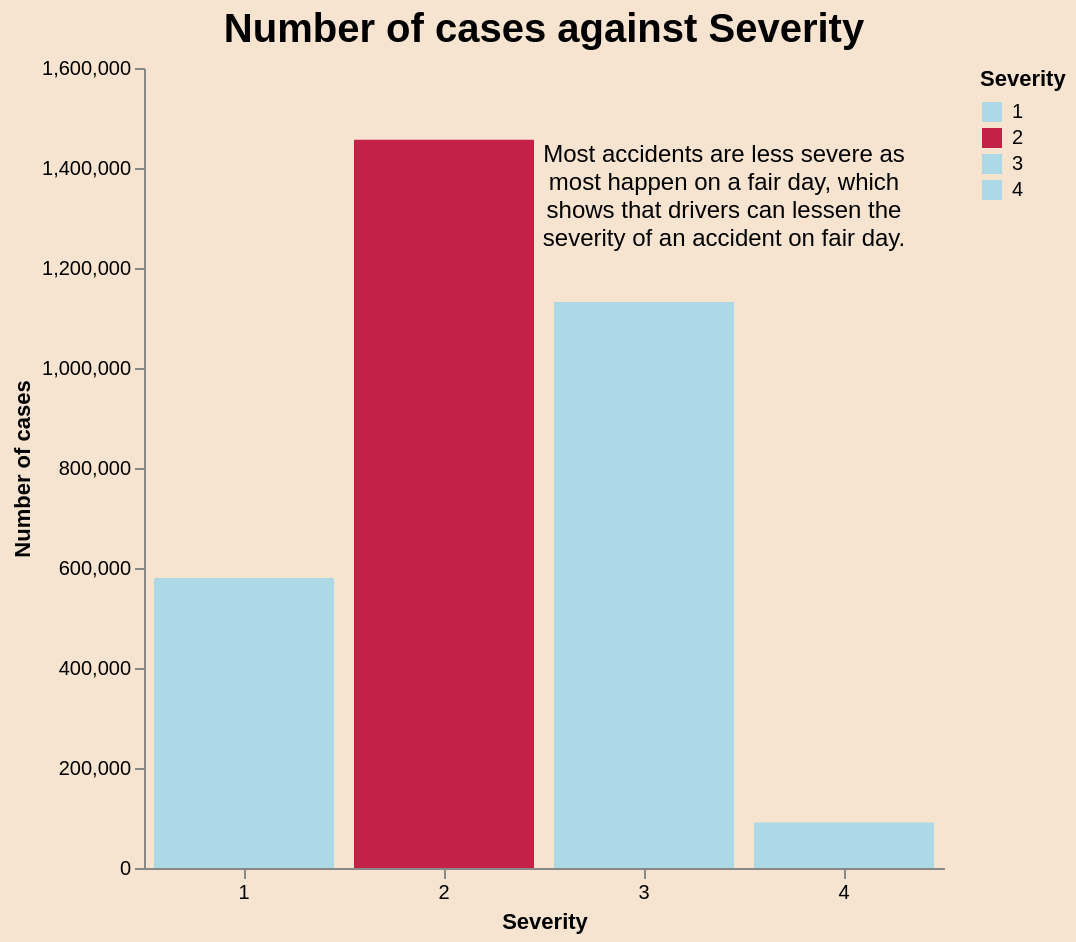

Here is the Vega-Lite specification saved for this chart:
### Vega-Lite specification from a JSON file in a GitHub repository (floating-point values rounded to 4 significant figures)
{"$schema": "https://vega.github.io/schema/vega-lite/v5.json", "title": "Number of cases against Severity", "config": {"title": {"color": "black", "fontSize": 20}, "style": {"cell": {"stroke": "transparent"}}}, "background": "#F6E4D1", "width": 400, "height": 400, "padding": 5, "data": {"values": [{"Severity": "1", "cases": 580232}, {"Severity": "2", "cases": 1456544}, {"Severity": "3", "cases": 1132142}, {"Severity": "4", "cases": 91216}]}, "layer": [{"mark": "bar", "encoding": {"x": {"field": "Severity", "type": "nominal", "axis": {"labelAngle": 0, "grid": false}}, "y": {"field": "cases", "type": "quantitative", "title": "Number of cases", "axis": {"grid": false}}, "color": {"field": "Severity", "type": "nominal", "scale": {"domain": ["1", "2", "3", "4"], "range": ["#ADD8E6", "#c32148", "#ADD8E6", "#ADD8E6"]}}, "tooltip": [{"field": "Severity", "type": "nominal", "title": "Severity"}, {"field": "cases", "type": "quantitative", "title": "Number of Cases"}]}}, {"transform": [{"filter": "datum.Severity == '2'"}, {"calculate": "'Most accidents are less severe as; most happen on a fair day, which; shows that drivers can lessen the; severity of an accident on fair day.'", "as": "text_annotation_raw"}, {"calculate": "split(datum.text_annotation_raw,';')", "as": "text_annotation"}], "mark": {"type": "text", "dx": 90, "dy": -157}, "encoding": {"text": {"field": "text_annotation"}, "color": {"value": "#000000"}, "size": {"value": 12}}}]}
